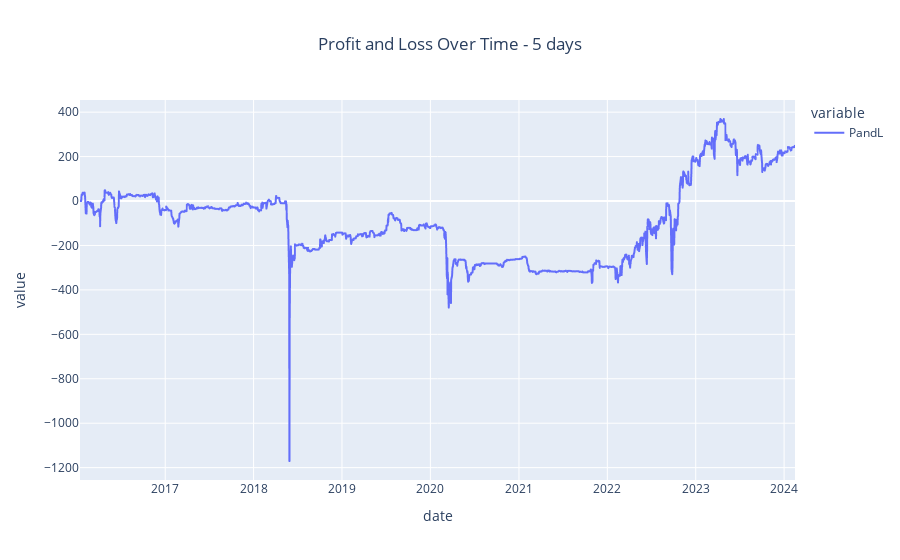
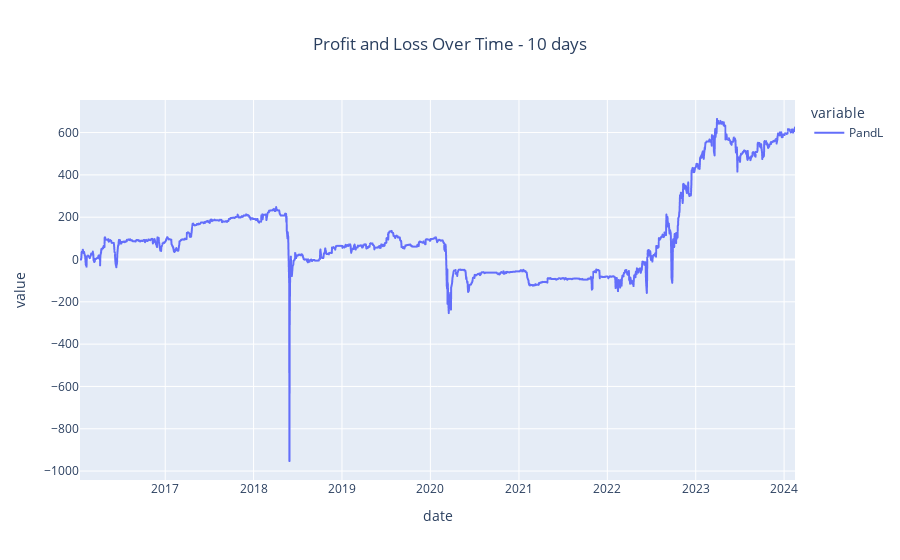
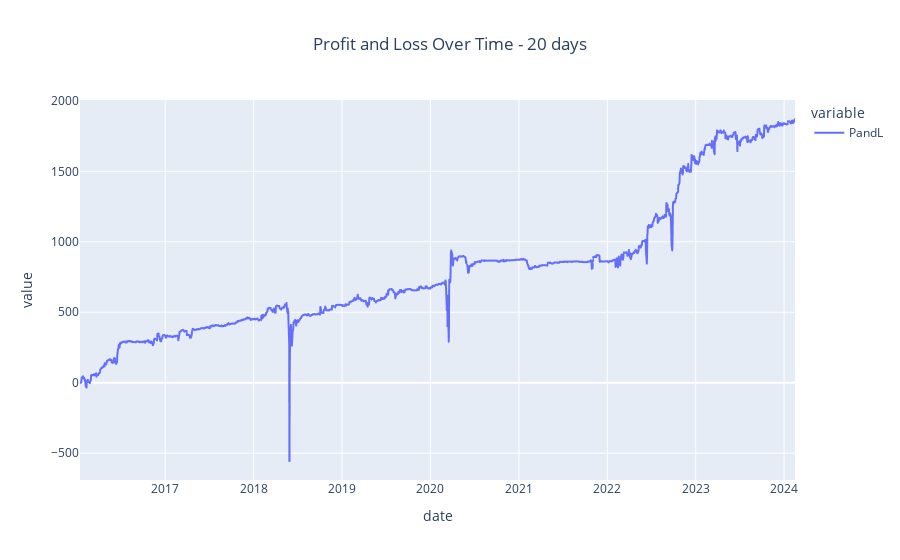
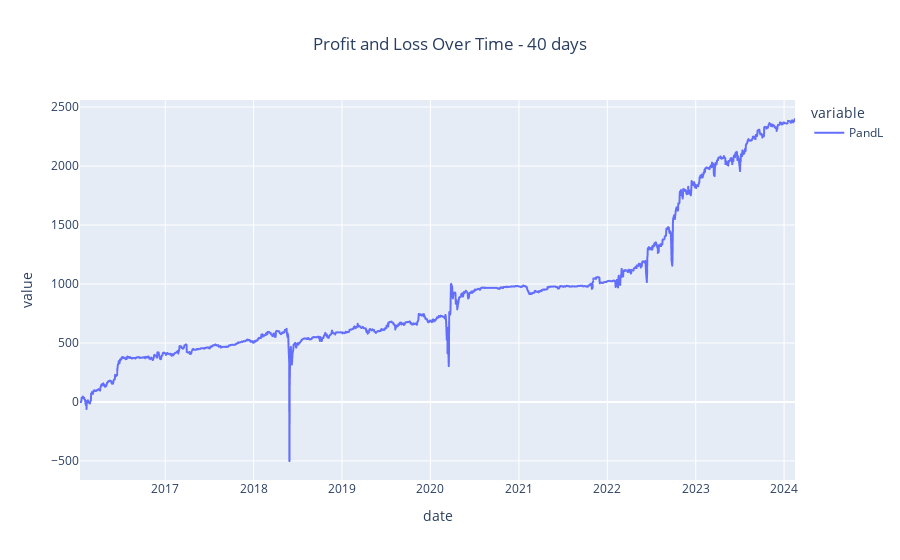

Notebook source saved alongside these figures, in order:
### Code cell
for time_to_keep_if_not_cross in time_to_keep_the_asset_if_not_cross:

    cross_strategy = StrategyCrossYield(data_spread_yield,time_to_keep_if_not_cross, stop_loss)
    liste_trades = cross_strategy.execution_of_strategy()
    
    title = f"Profit and Loss Over Time - {time_to_keep_if_not_cross} days"
    backtest_cross_strategy = Backtest(liste_trades, data_manager.data)
    backtest_cross_strategy.gather_all_trades()
    backtest_cross_strategy.plot_p_and_l(title)

### Figure 1 — Plotly figure (JSON) as saved in the notebook; plotly's stock layout.template omitted (floating-point values rounded to 4 significant figures; data arrays with more than 128 entries replaced by an {"elided": "..."} marker saying what was removed)
{"data": [{"hovertemplate": "variable=PandL<br>date=%{x}<br>value=%{y}<extra></extra>", "legendgroup": "PandL", "line": {"color": "#636efa", "dash": "solid"}, "marker": {"symbol": "circle"}, "mode": "lines", "name": "PandL", "showlegend": true, "type": "scattergl", "x": {"elided": "2110 str values"}, "xaxis": "x", "y": {"elided": "2110 float values"}, "yaxis": "y"}], "layout": {"legend": {"title": {"text": "variable"}, "tracegroupgap": 0}, "title": {"text": "Profit and Loss Over Time - 5 days", "x": 0.5}, "xaxis": {"anchor": "y", "domain": [0, 1], "title": {"text": "date"}}, "yaxis": {"anchor": "x", "domain": [0, 1], "title": {"text": "value"}}}}

### Figure 2 — Plotly figure (JSON) as saved in the notebook; plotly's stock layout.template omitted (floating-point values rounded to 4 significant figures; data arrays with more than 128 entries replaced by an {"elided": "..."} marker saying what was removed)
{"data": [{"hovertemplate": "variable=PandL<br>date=%{x}<br>value=%{y}<extra></extra>", "legendgroup": "PandL", "line": {"color": "#636efa", "dash": "solid"}, "marker": {"symbol": "circle"}, "mode": "lines", "name": "PandL", "showlegend": true, "type": "scattergl", "x": {"elided": "2110 str values"}, "xaxis": "x", "y": {"elided": "2110 float values"}, "yaxis": "y"}], "layout": {"legend": {"title": {"text": "variable"}, "tracegroupgap": 0}, "title": {"text": "Profit and Loss Over Time - 10 days", "x": 0.5}, "xaxis": {"anchor": "y", "domain": [0, 1], "title": {"text": "date"}}, "yaxis": {"anchor": "x", "domain": [0, 1], "title": {"text": "value"}}}}

### Figure 3 — Plotly figure (JSON) as saved in the notebook; plotly's stock layout.template omitted (floating-point values rounded to 4 significant figures; data arrays with more than 128 entries replaced by an {"elided": "..."} marker saying what was removed)
{"data": [{"hovertemplate": "variable=PandL<br>date=%{x}<br>value=%{y}<extra></extra>", "legendgroup": "PandL", "line": {"color": "#636efa", "dash": "solid"}, "marker": {"symbol": "circle"}, "mode": "lines", "name": "PandL", "showlegend": true, "type": "scattergl", "x": {"elided": "2110 str values"}, "xaxis": "x", "y": {"elided": "2110 float values"}, "yaxis": "y"}], "layout": {"legend": {"title": {"text": "variable"}, "tracegroupgap": 0}, "title": {"text": "Profit and Loss Over Time - 20 days", "x": 0.5}, "xaxis": {"anchor": "y", "domain": [0, 1], "title": {"text": "date"}}, "yaxis": {"anchor": "x", "domain": [0, 1], "title": {"text": "value"}}}}

### Figure 4 — Plotly figure (JSON) as saved in the notebook; plotly's stock layout.template omitted (floating-point values rounded to 4 significant figures; data arrays with more than 128 entries replaced by an {"elided": "..."} marker saying what was removed)
{"data": [{"hovertemplate": "variable=PandL<br>date=%{x}<br>value=%{y}<extra></extra>", "legendgroup": "PandL", "line": {"color": "#636efa", "dash": "solid"}, "marker": {"symbol": "circle"}, "mode": "lines", "name": "PandL", "showlegend": true, "type": "scattergl", "x": {"elided": "2110 str values"}, "xaxis": "x", "y": {"elided": "2110 float values"}, "yaxis": "y"}], "layout": {"legend": {"title": {"text": "variable"}, "tracegroupgap": 0}, "title": {"text": "Profit and Loss Over Time - 40 days", "x": 0.5}, "xaxis": {"anchor": "y", "domain": [0, 1], "title": {"text": "date"}}, "yaxis": {"anchor": "x", "domain": [0, 1], "title": {"text": "value"}}}}
